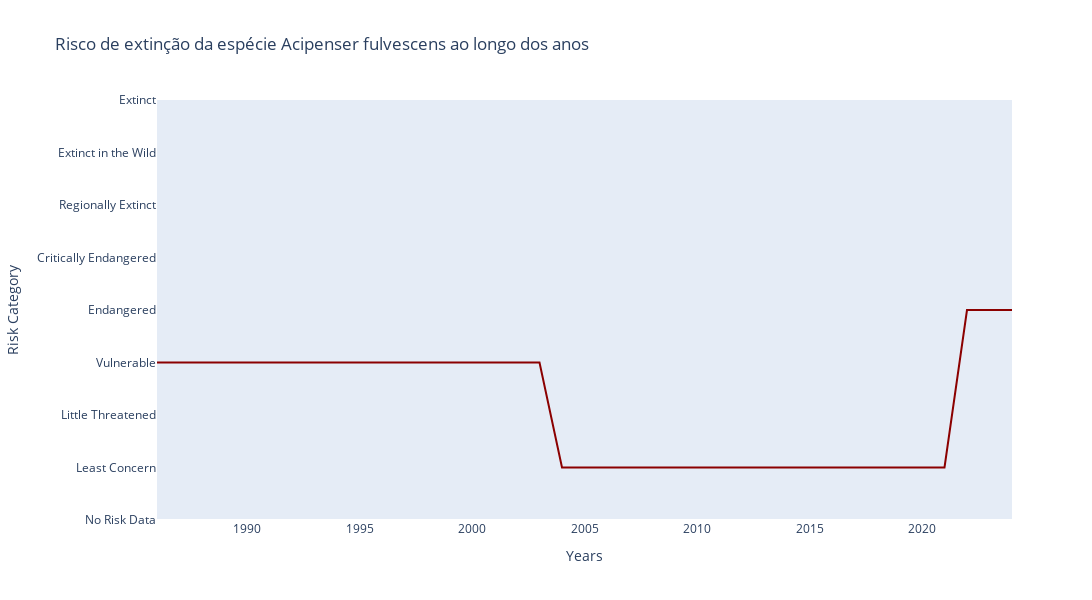

This figure's notebook cell:
### Code cell
#Plotly

especie = 'Acipenser fulvescens'
#import datetime
#import plotly.graph_objects as go

year = datetime.date.today().year

df_especie = df[df['taxon.scientific_name'] == especie]

if len(df_especie) == 0:
    print(f"Não foram encontradas espécies com o nome {especie}")
else:
    df_especie = df_especie.dropna(subset=['year_published'])
    df_especie["year_published"] = df_especie["year_published"].astype(int)
    ano = pd.Series(list(range(min(df_especie['year_published']), year+1)), name="Anos")
    df_plot = ano.to_frame()
    df_plot = df_plot.merge(df_especie[['year_published', 'risk_category']], how='left', left_on='Anos', right_on='year_published')
    df_plot['categoriaOrdem'] = df_plot['risk_category'].map(mapping1)
    df_plot.drop('year_published', axis=1, inplace=True)
    df_plot = df_plot.ffill()

    fig = go.Figure()
    fig.add_trace(go.Scatter(x=df_plot['Anos'], y=df_plot['categoriaOrdem'],
                         mode='lines',
                         line=dict(color='darkred'),
                         name='Risco de Extinção'))
    fig.update_layout(title=f'Risco de extinção da espécie {especie} ao longo dos anos',
                    xaxis_title='Years',
                    yaxis_title='Risk Category',
                    yaxis_range=[0,8],
                    yaxis=dict(tickmode='array',
                               tickvals=list(mapping3.values()),
                               ticktext=list(mapping3.keys())),
                    xaxis_showgrid=False,
                    yaxis_showgrid=False,
                    width=1200,
                    height=600)
    fig.show()

### Figure 1 — Plotly figure (JSON) as saved in the notebook; plotly's stock layout.template omitted (floating-point values rounded to 4 significant figures)
{"data": [{"line": {"color": "darkred"}, "mode": "lines", "name": "Risco de Extinção", "type": "scatter", "x": [1986, 1987, 1988, 1989, 1990, 1991, 1992, 1993, 1994, 1995, 1996, 1997, 1998, 1999, 2000, 2001, 2002, 2003, 2004, 2005, 2006, 2007, 2008, 2009, 2010, 2011, 2012, 2013, 2014, 2015, 2016, 2017, 2018, 2019, 2020, 2021, 2022, 2023, 2024], "y": [3, 3, 3, 3, 3, 3, 3, 3, 3, 3, 3, 3, 3, 3, 3, 3, 3, 3, 1, 1, 1, 1, 1, 1, 1, 1, 1, 1, 1, 1, 1, 1, 1, 1, 1, 1, 4, 4, 4]}], "layout": {"height": 600, "title": {"text": "Risco de extinção da espécie Acipenser fulvescens ao longo dos anos"}, "width": 1200, "xaxis": {"showgrid": false, "title": {"text": "Years"}}, "yaxis": {"range": [0, 8], "showgrid": false, "tickmode": "array", "ticktext": ["No Risk Data", "Least Concern", "Little Threatened", "Vulnerable", "Endangered", "Critically Endangered", "Regionally Extinct", "Extinct in the Wild", "Extinct"], "tickvals": [0, 1, 2, 3, 4, 5, 6, 7, 8], "title": {"text": "Risk Category"}}}}
